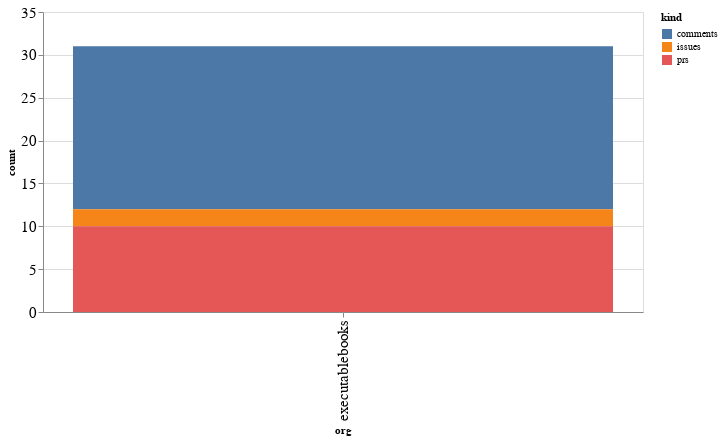

Source (notebook cell):
### Code cell
alt.Chart(org_summaries, width=600).mark_bar().encode(
    x='org',
    y='count',
    color='kind',
    tooltip="org"
)

### Figure 1 — Vega-Lite specification as saved in the notebook (floating-point values rounded to 4 significant figures)
{"config": {"axisLeft": {"labelFontSize": 15}, "axisBottom": {"labelFontSize": 15}}, "data": {"name": "data-312998de2ce17370974b34bbdbb24f10"}, "mark": "bar", "encoding": {"color": {"type": "nominal", "field": "kind"}, "tooltip": {"type": "nominal", "field": "org"}, "x": {"type": "nominal", "field": "org"}, "y": {"type": "quantitative", "field": "count"}}, "width": 600, "$schema": "https://vega.github.io/schema/vega-lite/v4.8.1.json", "datasets": {"data-312998de2ce17370974b34bbdbb24f10": [{"org": "executablebooks", "kind": "comments", "count": 19}, {"org": "executablebooks", "kind": "issues", "count": 2}, {"org": "executablebooks", "kind": "prs", "count": 10}]}}
